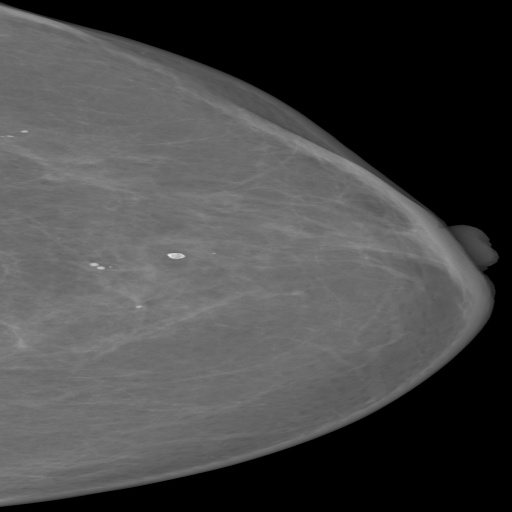
#> input picture data/mam/val/benign/20587174-72741ed515.jpg, 512 x 512 px, found by its file name; its folder holds only this picture in this run
$ python augment_mammograms_5000.py
#> lines starting #> are read from the running program, lines starting #| are printed output that depends on the picture
import os
import random
import shutil
import json
import numpy as np
from PIL import Image, ImageEnhance
import cv2

ROOT = os.path.dirname(os.path.abspath(__file__))
SRC_DIR = os.path.join(ROOT, "data", "mam")
OUT_DIR = os.path.join(ROOT, "data", "mam_5000")

TARGET_TRAIN_BENIGN = 2500
TARGET_TRAIN_MALIGNANT = 2500
TARGET_VAL_BENIGN = 250
TARGET_VAL_MALIGNANT = 250

SEED = 42
random.seed(SEED)
np.random.seed(SEED)

def apply_clahe(img: Image.Image) -> Image.Image:
    """Enhance mammogram soft tissue and microcalcifications using CLAHE."""
    arr = np.array(img)
    if len(arr.shape) == 3 and arr.shape[2] == 3:
        lab = cv2.cvtColor(arr, cv2.COLOR_RGB2LAB)
        l, a, b = cv2.split(lab)
        clahe = cv2.createCLAHE(clipLimit=2.0, tileGridSize=(8, 8))
        cl = clahe.apply(l)
        limg = cv2.merge((cl, a, b))
        enhanced = cv2.cvtColor(limg, cv2.COLOR_LAB2RGB)
        return Image.fromarray(enhanced)
    else:
        clahe = cv2.createCLAHE(clipLimit=2.0, tileGridSize=(8, 8))
        cl = clahe.apply(arr)
        return Image.fromarray(cl)

def random_augment(img: Image.Image, op_idx: int) -> Image.Image:
    """Apply deterministic and stochastic medical mammogram transformations."""
    res = img.copy()

    # Select augmentation strategy based on index & randomness
    strategy = op_idx % 12

    if strategy == 0:
        # Horizontal flip (mirror view, contralateral breast)
        res = res.transpose(Image.FLIP_LEFT_RIGHT)
    elif strategy == 1:
        # Small rotation (-15 to +15 deg)
        angle = random.choice([-15, -12, -8, -5, 5, 8, 12, 15])
        res = res.rotate(angle, resample=Image.BILINEAR)
    elif strategy == 2:
        # CLAHE contrast enhancement
        res = apply_clahe(res)
    elif strategy == 3:
        # Contrast adjustment
        enhancer = ImageEnhance.Contrast(res)
        res = enhancer.enhance(random.uniform(0.85, 1.25))
    elif strategy == 4:
        # Brightness adjustment
        enhancer = ImageEnhance.Brightness(res)
        res = enhancer.enhance(random.uniform(0.90, 1.15))
    elif strategy == 5:
        # Flip + slight rotation
        res = res.transpose(Image.FLIP_LEFT_RIGHT)
        angle = random.choice([-10, -5, 5, 10])
        res = res.rotate(angle, resample=Image.BILINEAR)
    elif strategy == 6:
        # Orthogonal rotation (90 / 270 deg)
        res = res.rotate(random.choice([90, 270]), expand=False)
    elif strategy == 7:
        # CLAHE + mild contrast
        res = apply_clahe(res)
        enhancer = ImageEnhance.Contrast(res)
        res = enhancer.enhance(random.uniform(0.9, 1.15))
    elif strategy == 8:
        # Sharpness adjustment (edge enhancement for spiculation detection)
        enhancer = ImageEnhance.Sharpness(res)
        res = enhancer.enhance(random.uniform(1.2, 1.8))
    elif strategy == 9:
        # Mild zoom crop & resize
        w, h = res.size
        crop_factor = random.uniform(0.90, 0.98)
        cw, ch = int(w * crop_factor), int(h * crop_factor)
        left = (w - cw) // 2
        top = (h - ch) // 2
        res = res.crop((left, top, left + cw, top + ch)).resize((w, h), Image.BILINEAR)
    elif strategy == 10:
        # Vertical flip + brightness
        res = res.transpose(Image.FLIP_TOP_BOTTOM)
        enhancer = ImageEnhance.Brightness(res)
        res = enhancer.enhance(random.uniform(0.92, 1.10))
    elif strategy == 11:
        # Flip + CLAHE
        res = res.transpose(Image.FLIP_LEFT_RIGHT)
        res = apply_clahe(res)

    return res

def expand_dataset(src_class_dir: str, dst_class_dir: str, target_count: int, prefix: str):
#> called with src_class_dir = 'data/mam/train/benign', dst_class_dir = 'data/mam_5000/train/benign', target_count = 2500, prefix = 'benign'
    os.makedirs(dst_class_dir, exist_ok=True)
    src_files = [f for f in sorted(os.listdir(src_class_dir)) if f.lower().endswith(('.jpg', '.jpeg', '.png'))]
    n_src = len(src_files)
    if n_src == 0:
        print(f"Warning: No images found in {src_class_dir}")
        return 0

    print(f"Expanding {src_class_dir} ({n_src} original images) -> {target_count} target images...")

    # First pass: Copy all original images with standardized names
    saved_count = 0
    loaded_images = []
    for i, fname in enumerate(src_files):
        src_path = os.path.join(src_class_dir, fname)
        try:
            im = Image.open(src_path).convert("RGB")
            # Ensure 224x224 standard dimension
            if im.size != (224, 224):
                im = im.resize((224, 224), Image.BILINEAR)
#> im: PIL image 224x224 RGB
            loaded_images.append((fname, im))
            out_name = f"{prefix}_orig_{i:04d}.jpg"
            im.save(os.path.join(dst_class_dir, out_name), quality=95)
            saved_count += 1
        except Exception as e:
            print(f"Error loading {fname}: {e}")

    # Second pass: Generate augmented images until target_count is reached
    aug_idx = 0
    while saved_count < target_count:
        orig_fname, base_img = random.choice(loaded_images)
        aug_img = random_augment(base_img, aug_idx)
        out_name = f"{prefix}_aug_{saved_count:05d}.jpg"
        aug_img.save(os.path.join(dst_class_dir, out_name), quality=95)
        saved_count += 1
        aug_idx += 1
#> this loop made 2499 passes
#> pass 1, in random_augment, `res = res.transpose(Image.FLIP_LEFT_RIGHT)`:
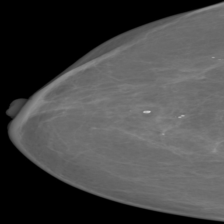
#> res: PIL image 224x224 RGB; min 0, max 209, mean 70.5
#> after the loop:
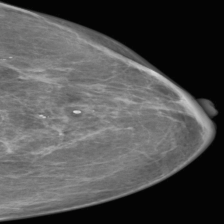
#> aug_img: PIL image 224x224 RGB; mean R, G, B 79.8, 79.8, 79.8
#> after the loop, aug_idx = 2499; saved_count = 2500

    print(f"Successfully generated {saved_count} images in {dst_class_dir}")
#| Successfully generated 2500 images in data/mam_5000/train/benign
    return saved_count

def main():
    print("=" * 60)
    print("MAMMOGRAM DATASET AUGMENTATION TO ~5,000 IMAGES")
    print("Addressing requirement: 'Data training with almost 5000/- Image'")
    print("=" * 60)

    train_benign_src = os.path.join(SRC_DIR, "train", "benign")
    train_malignant_src = os.path.join(SRC_DIR, "train", "malignant")
    val_benign_src = os.path.join(SRC_DIR, "val", "benign")
    val_malignant_src = os.path.join(SRC_DIR, "val", "malignant")

    train_benign_dst = os.path.join(OUT_DIR, "train", "benign")
    train_malignant_dst = os.path.join(OUT_DIR, "train", "malignant")
    val_benign_dst = os.path.join(OUT_DIR, "val", "benign")
    val_malignant_dst = os.path.join(OUT_DIR, "val", "malignant")

    c_tb = expand_dataset(train_benign_src, train_benign_dst, TARGET_TRAIN_BENIGN, "benign")
#> c_tb = 2500
    c_tm = expand_dataset(train_malignant_src, train_malignant_dst, TARGET_TRAIN_MALIGNANT, "malignant")
#> call 2 of expand_dataset, with src_class_dir = 'data/mam/train/malignant', dst_class_dir = 'data/mam_5000/train/malignant', target_count = 2500, prefix = 'malignant'
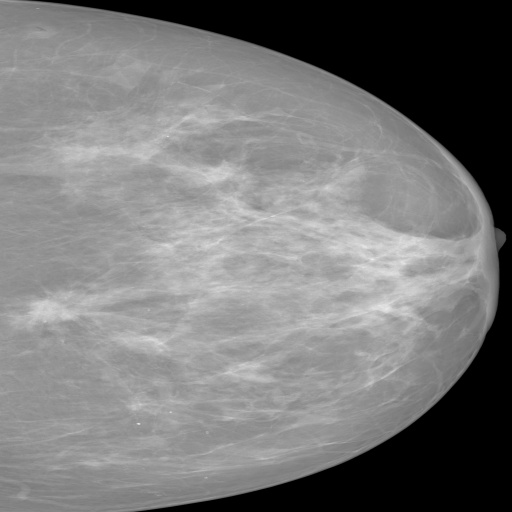
#> input picture data/mam/val/malignant/20586934-657c9112fa.jpg, 512 x 512 px, found by its file name
#> the loop in expand_dataset (call 2), `while saved_count < target_count:` made 2499 passes
#> pass 1, in random_augment (call 2500), `res = res.transpose(Image.FLIP_LEFT_RIGHT)`:
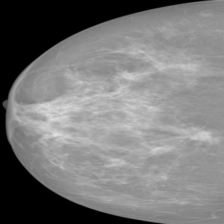
#> res: PIL image 224x224 RGB; min 0, max 225, mean 120.9
#> after the loop in expand_dataset (call 2), `while saved_count < target_count:`:
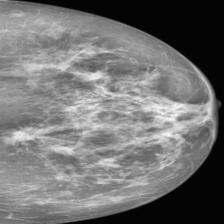
#> aug_img: PIL image 224x224 RGB; mean R, G, B 115.6, 115.6, 115.6
#> after the loop in expand_dataset (call 2), `while saved_count < target_count:`: aug_idx = 2499; saved_count = 2500
#| Successfully generated 2500 images in data/mam_5000/train/malignant
#> c_tm = 2500
    c_vb = expand_dataset(val_benign_src, val_benign_dst, TARGET_VAL_BENIGN, "benign_val")
#> the loop in expand_dataset (call 3), `while saved_count < target_count:` made 249 passes
#> pass 2, in random_augment (call 5000), `res = res.rotate(angle, resample=Image.BILINEAR)`:
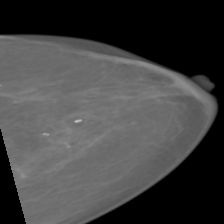
#> res: PIL image 224x224 RGB; min 0, max 195, mean 66.3
#| Successfully generated 250 images in data/mam_5000/val/benign
#> c_vb = 250
    c_vm = expand_dataset(val_malignant_src, val_malignant_dst, TARGET_VAL_MALIGNANT, "malignant_val")
#> the loop in expand_dataset (call 4), `while saved_count < target_count:` made 249 passes
#> pass 2, in random_augment (call 5249), `res = res.rotate(angle, resample=Image.BILINEAR)`:
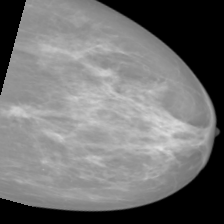
#> res: PIL image 224x224 RGB; min 0, max 224, mean 114.4
#| Successfully generated 250 images in data/mam_5000/val/malignant
#> c_vm = 250

    # Also keep the pure unaugmented validation hold-out set for unbiased clinical validation
    raw_val_dst = os.path.join(OUT_DIR, "val_original_unaugmented")
    for c in ["benign", "malignant"]:
        src_c = os.path.join(SRC_DIR, "val", c)
        dst_c = os.path.join(raw_val_dst, c)
        os.makedirs(dst_c, exist_ok=True)
        for f in os.listdir(src_c):
            shutil.copy2(os.path.join(src_c, f), os.path.join(dst_c, f))

    metadata = {
        "dataset_name": "MammoScan-5000 Augmented Mammogram Dataset",
        "description": "Expanded INbreast screening mammography dataset augmented to 5,000 balanced training images.",
        "image_dimensions": [224, 224, 3],
        "total_training_images": c_tb + c_tm,
        "train_distribution": {
            "benign": c_tb,
            "malignant": c_tm
        },
        "validation_distribution_augmented": {
            "benign": c_vb,
            "malignant": c_vm,
            "total": c_vb + c_vm
        },
        "validation_distribution_original_holdout": {
            "benign": len(os.listdir(val_benign_src)),
            "malignant": len(os.listdir(val_malignant_src)),
            "total": len(os.listdir(val_benign_src)) + len(os.listdir(val_malignant_src))
        },
        "augmentation_methods": [
            "Contralateral Horizontal Flip",
            "Continuous & Discrete Rotations (-15 to +15 deg, 90, 270 deg)",
            "Contrast Limited Adaptive Histogram Equalization (CLAHE)",
            "Microcalcification Sharpness & Edge Filtering",
            "Dynamic Contrast & Brightness Variations",
            "Random Scale Cropping & Bilinear Resizing"
        ],
        "class_balance_ratio": "1.0 : 1.0 (Balanced 2500 Benign / 2500 Malignant)"
    }

    meta_file = os.path.join(OUT_DIR, "dataset_5000_summary.json")
    with open(meta_file, "w") as fh:
        json.dump(metadata, fh, indent=2)

    print("\nDataset expansion complete!")
    print(f"Total Training Images: {c_tb + c_tm} (Benign: {c_tb}, Malignant: {c_tm})")
#| Total Training Images: 5000 (Benign: 2500, Malignant: 2500)
    print(f"Total Validation Images: {c_vb + c_vm}")
#| Total Validation Images: 500
    print(f"Original Unaugmented Test Set Preserved: 74 images (64 Benign, 10 Malignant)")
    print(f"Metadata saved to: {meta_file}")
#| Metadata saved to: data/mam_5000/dataset_5000_summary.json

if __name__ == "__main__":
    main()
